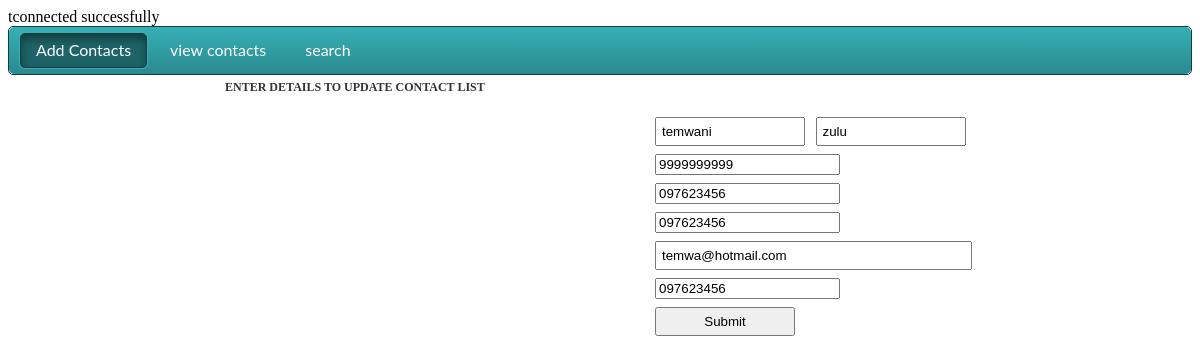
The page /update_form.php?id=45 (signed in) on the database its author committed.
### tables this page shows
CREATE TABLE `new_record` (
  `id` int(50) NOT NULL,
  `fname` varchar(50) DEFAULT NULL,
  `lname` varchar(50) DEFAULT NULL,
  `phone1` varchar(50) DEFAULT NULL,
  `phone2` varchar(50) DEFAULT NULL,
  `phone3` varchar(50) DEFAULT NULL,
  `email` varchar(50) DEFAULT NULL,
  `whatsapp` varchar(50) DEFAULT NULL
);

### update_form.php (the view, shortened to what this page needs)
<?php
include("auth.php");
include("db_connect.php");
$errors = array();
$id = $_REQUEST['id'];
if (isset($_REQUEST['id'])) {
	$con = new mysqli('localhost', 'root', '', 'phone_book');
	$query = "select * from new_record where id = '$id'";
	$result = $con->query($query) or die("querry failed" . $con->error);
	while ($row = $result->fetch_assoc()) {
		$fname = $row['fname'];
		$lname = $row['lname'];
		$phone1 = $row['phone1'];
		$phone2 = $row['phone2'];
		$phone3 = $row['phone3'];
		$email = $row['email'];
		$whatsapp = $row['whatsapp'];
	}
}
?>
<html>
<head>
	<link type="text/css" rel="stylesheet" href="login/css/style.css">
</head>
<body>
	<div id='cssmenu'>
		<ul>
			<li class='active'><a href='index.php'><span>Add Contacts</span></a></li>
			<li><a href='table.php'><span>view contacts</span></a></li>
			<li><a href='search_form.php'><span>search</span></a></li>
			<li class='last'><a href='#'><span></span></a></li>
		</ul>
	</div>
	<div id="container">
		<div class="form">
			<h1>ENTER DETAILS TO UPDATE CONTACT LIST </h1>
			<form method="post" action="update_form.php">
				<table>
					<tr>
						<td colspan="2"><?php if (isset($successful)) {
														} ?></td>
					</tr>
					<tr>
						<td>
							<input type="text" name="fname" id="fname" placeholder="First Name" value="<?php if (isset($errors['fname'])) {
																																														echo $_POST['fname'];
																																													} else {
																																														echo $fname;
																																													} ?>">
						</td>
						<td>
							<input type="text" name="lname" id="lname" placeholder="Last Name" value="<?php if (isset($errors['lname'])) {
																																													echo $_POST['lname'];
																																												} else {
																																													echo $lname;
																																												}  ?>">
						</td>
					</tr>
					<tr>
						<td>
						</td>
						<td>
						</td>
					</tr>
					<tr">
						<td colspan="2"><input type="text" name="phone1" id="phone1" placeholder="Phone 1" value="<?php if (isset($errors['phone1'])) {
																																																				echo $_POST['phone1'];
																																																			} else {
																																																				echo $phone1;
																																																			} ?>"></td>
						<tr>
							<td colspan="2"><?php if (isset($errors['phone1'])) {
															} ?></td>
						</tr>
						<tr">
							<td colspan="2"><input type="text" name="phone2" id="phone1" placeholder="Phone 2" value="<?php if (isset($errors['phone2'])) {
																																																					echo $_POST['phone2'];
																																																				} else {
																																																					echo $phone2;
																																																				} ?>"></td>
							<tr>
								<td colspan="2"><?php if (isset($errors['phone2'])) {
																} ?></td>
							</tr>
							<tr">
								<td colspan="2"><input type="text" name="phone3" id="phone3" placeholder="Phone 3" value="<?php if (isset($errors['phone3'])) {
																																																						echo $_POST['phone3'];
																																																					} else {
																																																						echo $phone3;
																																																					} ?>"></td>
								<tr>
									<td colspan="2"><?php if (isset($errors['phone3'])) {
																	} ?></td>
								</tr>
								<tr">
									<td colspan="2"><input type="text" name="email" id="email" placeholder="E-mail Address" value="<?php if (isset($errors['email'])) {
																																																										echo $_POST['email'];
																																																									} else {
																																																										echo $email;
																																																									}  ?>"></td>
									<tr>
										<td colspan="2"><?php if (isset($errors['email'])) {
																		} ?></td>
									</tr>
									<tr">
										<td colspan="2"><input type="text" name="whatsapp" id="whatsapp" placeholder="whatsapp" value="<?php if (isset($errors['whatsapp'])) {
																																																											echo $_POST['whatsapp'];
																																																										} else {
																																																											echo $whatsapp;
																																																										}  ?>"></td>
										<tr>
											<td colspan="2"><?php if (isset($errors['whatsapp'])) {
																			} ?></td>
										</tr>
										<tr>
											<td><input type="submit" name="submit" id="submit" value="Submit"></td>
										</tr>
				</table>
			</form>
		</div>
		<div class="footer"></div>
	</div>
</body>
</html>

### login/css/style.css (style rules this page uses)
#container { width:760px; margin-left:auto; margin-right:auto; }
.form { overflow:hidden; padding:5px; }
.form table { margin-top:15px; float:right; }
#email, #pw, #cpw { width:317px; padding:5px; }
#fname, #lname { width:150px; padding:5px; }
#submit { width:140px; padding:5px; }
.footer { height:15px; }
h1 { font:Tahoma, Geneva, sans-serif; font-size:12px; color:#333; padding:0px; margin-top:0px; margin-bottom:0px; }
#cssmenu ul, #cssmenu li, #cssmenu a { list-style: none; margin: 0; padding: 0; border: 0; line-height: 1; font-family: 'Lato', sans-serif; }
#cssmenu { border: 1px solid #133e40; -webkit-border-radius: 5px; -moz-border-radius: 5px; -ms-border-radius: 5px; -o-border-radius: 5px; border-radius: 5px; width: auto; }
#cssmenu ul { zoom: 1; background: #36b0b6; background: -moz-linear-gradient(top, #36b0b6 0%, #2a8a8f 100%); background: -webkit-gradient(linear, left top, left bottom, color-stop(0%, #36b0b6), color-stop(100%, #2a8a8f)); background: -webkit-linear-gradient(top, #36b0b6 0%, #2a8a8f 100%); background: -o-linear-gradient(top, #36b0b6 0%, #2a8a8f 100%); background: -ms-linear-gradient(top, #36b0b6 0%, #2a8a8f 100%); background: linear-gradient(top, #36b0b6 0%, #2a8a8f 100%); filter: progid:DXImageTransform.Microsoft.gradient(startColorstr='@top-color', endColorstr='@bottom-color', GradientType=0); padding: 5px 10px; -webkit-border-radius: 5px; -moz-border-radius: 5px; -ms-border-radius: 5px; -o-border-radius: 5px; border-radius: 5px; }
#cssmenu ul:before { content: ''; display: block; }
#cssmenu ul:after { content: ''; display: table; clear: both; }
#cssmenu li { float: left; margin: 0 5px 0 0; border: 1px solid transparent; }
#cssmenu li a { -webkit-border-radius: 5px; -moz-border-radius: 5px; -ms-border-radius: 5px; -o-border-radius: 5px; border-radius: 5px; padding: 8px 15px 9px 15px; display: block; text-decoration: none; color: #ffffff; border: 1px solid transparent; font-size: 16px; }
#cssmenu li.active { -webkit-border-radius: 5px; -moz-border-radius: 5px; -ms-border-radius: 5px; -o-border-radius: 5px; border-radius: 5px; border: 1px solid #36b0b6; }
#cssmenu li.active a { -webkit-border-radius: 5px; -moz-border-radius: 5px; -ms-border-radius: 5px; -o-border-radius: 5px; border-radius: 5px; display: block; background: #1e6468; border: 1px solid #133e40; -moz-box-shadow: inset 0 5px 10px #133e40; -webkit-box-shadow: inset 0 5px 10px #133e40; box-shadow: inset 0 5px 10px #133e40; }

### rows shown on the page
new_record: fname "temwani", lname "zulu", phone1 "9999999999", phone2 "097623456", phone3 "097623456", email "temwa@hotmail.com", whatsapp "097623456"
